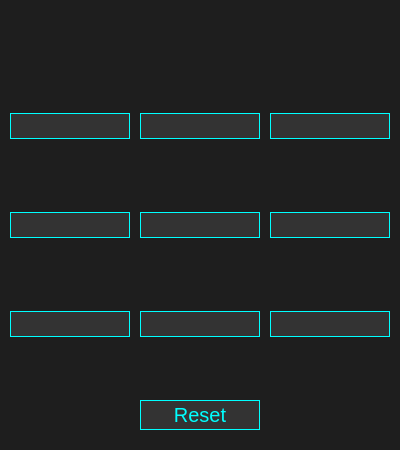
<?xml version="1.0" encoding="UTF-8"?>
<!--
Tic-Tac-Toe Game UI

Author: Hamed Gharghi
Date: 2024-07-31

Description:
This UI file defines the layout and style for a Tic-Tac-Toe game application using Qt Designer.
The design features a dark theme with neon accents, including a 3x3 grid of buttons for the game board,
a status label for showing the current player's turn or game result, and a reset button.

-->
<ui version="4.0">
 <class>Dialog</class>
 <widget class="QDialog" name="Dialog">
  <property name="geometry">
   <rect>
    <x>0</x>
    <y>0</y>
    <width>400</width>
    <height>450</height>
   </rect>
  </property>
  <property name="windowTitle">
   <string>Tic-Tac-Toe</string>
  </property>
  <property name="styleSheet">
   <string notr="true">QWidget {
    background-color: #1E1E1E; /* Dark background */
}
QPushButton {
    background-color: #333333; /* Dark buttons */
    color: #00FFFF; /* Cyan text */
    font-size: 20px;
    border: 1px solid #00FFFF; /* Cyan border */
}
QPushButton:disabled {
    background-color: #2E2E2E; /* Slightly lighter gray */
    color: #7F7F7F; /* Gray text */
}
QPushButton:checked {
    background-color: #00FFFF; /* Cyan */
    color: #1E1E1E; /* Dark text */
}
QLabel {
    color: #00FFFF; /* Cyan text */
    font-size: 18px;
}
   </string>
  </property>
  <widget class="QWidget" name="gridLayoutWidget">
   <property name="geometry">
    <rect>
     <x>10</x>
     <y>50</y>
     <width>380</width>
     <height>350</height>
    </rect>
   </property>
   <layout class="QGridLayout" name="gridLayout">
    <property name="spacing">
     <number>10</number>
    </property>
    <item row="0" column="0">
     <widget class="QPushButton" name="pushButton_1"/>
    </item>
    <item row="0" column="1">
     <widget class="QPushButton" name="pushButton_2"/>
    </item>
    <item row="0" column="2">
     <widget class="QPushButton" name="pushButton_3"/>
    </item>
    <item row="1" column="0">
     <widget class="QPushButton" name="pushButton_4"/>
    </item>
    <item row="1" column="1">
     <widget class="QPushButton" name="pushButton_5"/>
    </item>
    <item row="1" column="2">
     <widget class="QPushButton" name="pushButton_6"/>
    </item>
    <item row="2" column="0">
     <widget class="QPushButton" name="pushButton_7"/>
    </item>
    <item row="2" column="1">
     <widget class="QPushButton" name="pushButton_8"/>
    </item>
    <item row="2" column="2">
     <widget class="QPushButton" name="pushButton_9"/>
    </item>
   </layout>
  </widget>
  <widget class="QLabel" name="label">
   <property name="geometry">
    <rect>
     <x>130</x>
     <y>10</y>
     <width>150</width>
     <height>30</height>
    </rect>
   </property>
  </widget>
  <widget class="QPushButton" name="pushButton_10">
   <property name="geometry">
    <rect>
     <x>140</x>
     <y>400</y>
     <width>120</width>
     <height>30</height>
    </rect>
   </property>
   <property name="text">
    <string>Reset</string>
   </property>
  </widget>
 </widget>
 <resources/>
 <connections/>
</ui>
